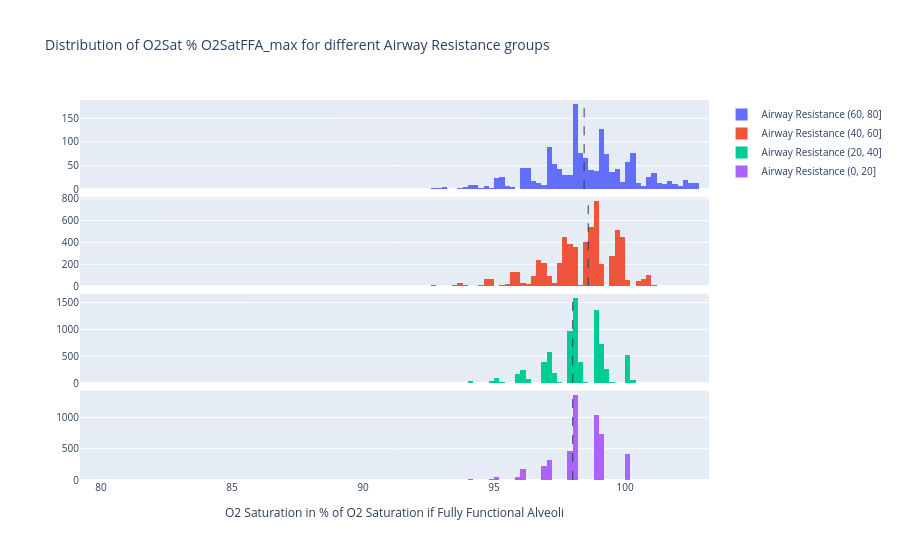

The notebook cell this image was saved under:
### Code cell
O2_col = "O2Sat % O2SatFFA_max"

df["AR group"] = pd.cut(
    df["AR from ecFEV1 (%)"],
    bins=np.arange(0, 100, 20),
    include_lowest=False,
)

group_labels = df["AR group"].unique()
print(f"AR groups: {group_labels}")

# Create subplot with 3 rows
fig = make_subplots(
    rows=len(group_labels) - 1, cols=1, shared_xaxes=True, vertical_spacing=0.02
)
# On first subplot add histogram of Drop from O2 Saturation FFA (%) for 1st AR group
for i in range(len(group_labels) - 1):
    fig.add_trace(
        go.Histogram(
            x=df[df["AR group"] == group_labels[i]][O2_col],
            name=f"Airway Resistance {group_labels[i]}",
            # Bin size of 1
            xbins=dict(start=75, end=110, size=0.2),
        ),
        row=i + 1,
        col=1,
    )
    fig.add_vline(
        x=df[df["AR group"] == group_labels[i]][O2_col].median(),
        row=i + 1,
        col=1,
        line_width=1,
        line_dash="dash",
    )


title = f"Distribution of {O2_col} for different Airway Resistance groups"
fig.update_layout(
    title=title,
    font=dict(size=10),
)
fig.update_xaxes(
    title_text="O2 Saturation in % of O2 Saturation if Fully Functional Alveoli",
    row=len(group_labels) - 1,
    col=1,
)
fig.show()

### Figure 1 — Plotly figure (JSON) as saved in the notebook; plotly's stock layout.template omitted (floating-point values rounded to 4 significant figures; data arrays with more than 128 entries replaced by an {"elided": "..."} marker saying what was removed)
{"data": [{"name": "Airway Resistance (60, 80]", "type": "histogram", "x": {"elided": "1507 float values"}, "xaxis": "x", "xbins": {"end": 110, "size": 0.2, "start": 75}, "yaxis": "y"}, {"name": "Airway Resistance (40, 60]", "type": "histogram", "x": {"elided": "6128 float values"}, "xaxis": "x2", "xbins": {"end": 110, "size": 0.2, "start": 75}, "yaxis": "y2"}, {"name": "Airway Resistance (20, 40]", "type": "histogram", "x": {"elided": "7795 float values"}, "xaxis": "x3", "xbins": {"end": 110, "size": 0.2, "start": 75}, "yaxis": "y3"}, {"name": "Airway Resistance (0, 20]", "type": "histogram", "x": {"elided": "4903 float values"}, "xaxis": "x4", "xbins": {"end": 110, "size": 0.2, "start": 75}, "yaxis": "y4"}], "layout": {"font": {"size": 10}, "shapes": [{"line": {"dash": "dash", "width": 1}, "type": "line", "x0": 98.44, "x1": 98.44, "xref": "x", "y0": 0, "y1": 1, "yref": "y domain"}, {"line": {"dash": "dash", "width": 1}, "type": "line", "x0": 98.59, "x1": 98.59, "xref": "x2", "y0": 0, "y1": 1, "yref": "y2 domain"}, {"line": {"dash": "dash", "width": 1}, "type": "line", "x0": 98, "x1": 98, "xref": "x3", "y0": 0, "y1": 1, "yref": "y3 domain"}, {"line": {"dash": "dash", "width": 1}, "type": "line", "x0": 98, "x1": 98, "xref": "x4", "y0": 0, "y1": 1, "yref": "y4 domain"}], "title": {"text": "Distribution of O2Sat % O2SatFFA_max for different Airway Resistance groups"}, "xaxis": {"anchor": "y", "domain": [0, 1], "matches": "x4", "showticklabels": false}, "xaxis2": {"anchor": "y2", "domain": [0, 1], "matches": "x4", "showticklabels": false}, "xaxis3": {"anchor": "y3", "domain": [0, 1], "matches": "x4", "showticklabels": false}, "xaxis4": {"anchor": "y4", "domain": [0, 1], "title": {"text": "O2 Saturation in % of O2 Saturation if Fully Functional Alveoli"}}, "yaxis": {"anchor": "x", "domain": [0.765, 1.0]}, "yaxis2": {"anchor": "x2", "domain": [0.51, 0.745]}, "yaxis3": {"anchor": "x3", "domain": [0.255, 0.49]}, "yaxis4": {"anchor": "x4", "domain": [0, 0.235]}}}
